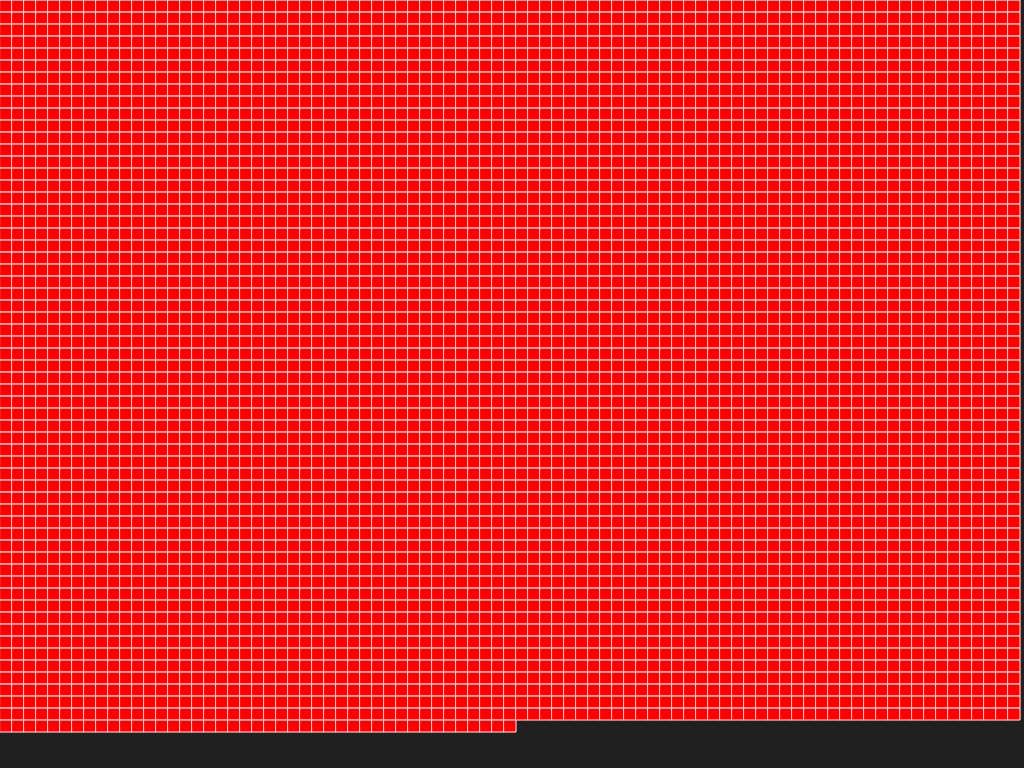
Frame 1 (no input)
Frame 60 (no input): identical to frame 1, image omitted
Frame 120 (the mouse pressed at the canvas centre since frame 60): identical to frame 1, image omitted

The p5.js sketch that drew this single still picture (run headless with seeded random() and noise() and a simulated clock; from frame 60 on, the mouse is pressed at the canvas centre):

// p5.js sketch
// ── sketch.js
var w = 1024;
var h = 768;

var tot = 5143;

var finalSize;

function setup() {
  createCanvas(w, h);
  background(32, 32, 32);

  fill(255, 0, 0, 5);
  stroke(255, 255, 255, 10);
  strokeWeight(1);

  var s = floor(sqrt(w * h / tot));
  var size = s;
  
  for (size; size > 1; size--) {
    
    // square position: does change (as the loop draws)
    var sqX = 0;
    var sqY = 0;
  
    console.log(size);
    
    // draw a bunch of squares
    for (var i = 0; i < tot; i++) {
      // if we're at the end of a line jump to the next line
      if ((sqX > w) || (sqX + size > w)) {
        sqX = 0;
        sqY = sqY + size;
      }
      // TODO: I can probably do this without having to actually draw the rects in setup;
      // I just want the maths really
      rect(sqX, sqY, size, size);
      sqX = sqX + s;
      sqY = sqY;
    }

    if (sqY > h || sqY + size > h) {
      continue;
    } else {
      break;
    }
  }

  // now we've got our size....
  console.log(size);
  finalSize = size;
}

function draw() {

  background(32, 32, 32);

  // let's refresh and draw thw squares for realsies
  
  fill(255, 0, 0);
  stroke(255, 255, 255);
  strokeWeight(1);
  
  // square position: does change (as the loop draws)
  var sqX = 0;
  var sqY = 0;

  // draw a bunch of squares
  for (var i = 0; i < tot; i++) {
    // if we're at the end of a line jump to the next line
    if ((sqX > w) || (sqX + finalSize > w)) {
      sqX = 0;
      sqY = sqY + finalSize;
    }
    rect(sqX, sqY, finalSize, finalSize);
    sqX = sqX + finalSize;
    sqY = sqY;
  }

}
